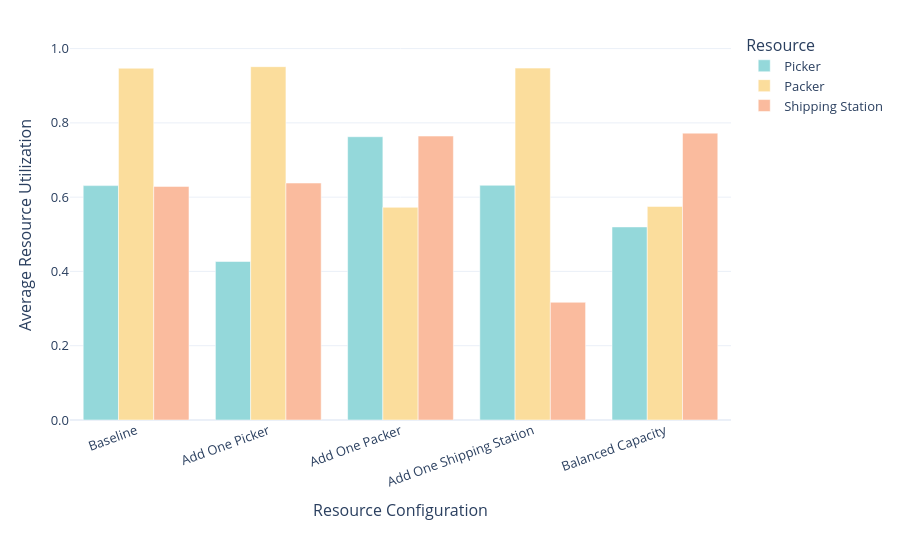

Write notebook code for a chart like this one.
### Code cell
# Interactive Figure 4:
# Resource Utilization by Resource Configuration

import plotly.graph_objects as go

scenario_order = [
    "Baseline",
    "Add One Picker",
    "Add One Packer",
    "Add One Shipping Station",
    "Balanced Capacity"
]

figure4_df = (
    plot_df
    .set_index("scenario_name")
    .loc[scenario_order]
    .reset_index()
)

fig4_interactive = go.Figure()

fig4_interactive.add_trace(
    go.Bar(
        name="Picker",
        x=figure4_df["scenario_name"],
        y=figure4_df["picker_utilization_mean"],
        marker_color="#94D8DA",
        customdata=figure4_df["picker_utilization_mean"],
        hovertemplate=(
            "<b>%{x}</b><br>"
            "Resource: Picker<br>"
            "Utilization: %{customdata:.3f}"
            "<extra></extra>"
        )
    )
)

fig4_interactive.add_trace(
    go.Bar(
        name="Packer",
        x=figure4_df["scenario_name"],
        y=figure4_df["packer_utilization_mean"],
        marker_color="#FBDD9C",
        customdata=figure4_df["packer_utilization_mean"],
        hovertemplate=(
            "<b>%{x}</b><br>"
            "Resource: Packer<br>"
            "Utilization: %{customdata:.3f}"
            "<extra></extra>"
        )
    )
)

fig4_interactive.add_trace(
    go.Bar(
        name="Shipping Station",
        x=figure4_df["scenario_name"],
        y=figure4_df["shipping_utilization_mean"],
        marker_color="#FABB9E",
        customdata=figure4_df["shipping_utilization_mean"],
        hovertemplate=(
            "<b>%{x}</b><br>"
            "Resource: Shipping Station<br>"
            "Utilization: %{customdata:.3f}"
            "<extra></extra>"
        )
    )
)

fig4_interactive.update_layout(
    xaxis_title="Resource Configuration",
    yaxis_title="Average Resource Utilization",
    barmode="group",
    hovermode="closest",
    template="plotly_white",
    height=550,
    margin=dict(l=70, r=30, t=30, b=130),
    legend_title_text="Resource",
    font=dict(size=13)
)

fig4_interactive.update_xaxes(
    tickangle=-20
)

fig4_interactive.update_yaxes(
    range=[0, 1.05],
    tickformat=".1f"
)

figure4_html_path = (
    interactive_dir /
    "figure4_resource_utilization.html"
)

fig4_interactive.write_html(
    figure4_html_path,
    include_plotlyjs="cdn",
    full_html=True,
    config={
        "responsive": True,
        "displaylogo": False
    }
)

print("Interactive Figure 4 saved to:")
print(figure4_html_path)

fig4_interactive.show()

### Figure 1 — Plotly figure (JSON) as saved in the notebook; plotly's stock layout.template omitted (floating-point values rounded to 4 significant figures)
{"data": [{"customdata": [0.631, 0.4267, 0.7626, 0.6319, 0.5198], "hovertemplate": "<b>%{x}</b><br>Resource: Picker<br>Utilization: %{customdata:.3f}<extra></extra>", "marker": {"color": "#94D8DA"}, "name": "Picker", "type": "bar", "x": ["Baseline", "Add One Picker", "Add One Packer", "Add One Shipping Station", "Balanced Capacity"], "y": [0.631, 0.4267, 0.7626, 0.6319, 0.5198]}, {"customdata": [0.9471, 0.9513, 0.5726, 0.9474, 0.5751], "hovertemplate": "<b>%{x}</b><br>Resource: Packer<br>Utilization: %{customdata:.3f}<extra></extra>", "marker": {"color": "#FBDD9C"}, "name": "Packer", "type": "bar", "x": ["Baseline", "Add One Picker", "Add One Packer", "Add One Shipping Station", "Balanced Capacity"], "y": [0.9471, 0.9513, 0.5726, 0.9474, 0.5751]}, {"customdata": [0.629, 0.638, 0.7645, 0.317, 0.7723], "hovertemplate": "<b>%{x}</b><br>Resource: Shipping Station<br>Utilization: %{customdata:.3f}<extra></extra>", "marker": {"color": "#FABB9E"}, "name": "Shipping Station", "type": "bar", "x": ["Baseline", "Add One Picker", "Add One Packer", "Add One Shipping Station", "Balanced Capacity"], "y": [0.629, 0.638, 0.7645, 0.317, 0.7723]}], "layout": {"barmode": "group", "font": {"size": 13}, "height": 550, "hovermode": "closest", "legend": {"title": {"text": "Resource"}}, "margin": {"b": 130, "l": 70, "r": 30, "t": 30}, "xaxis": {"tickangle": -20, "title": {"text": "Resource Configuration"}}, "yaxis": {"range": [0, 1.05], "tickformat": ".1f", "title": {"text": "Average Resource Utilization"}}}}
